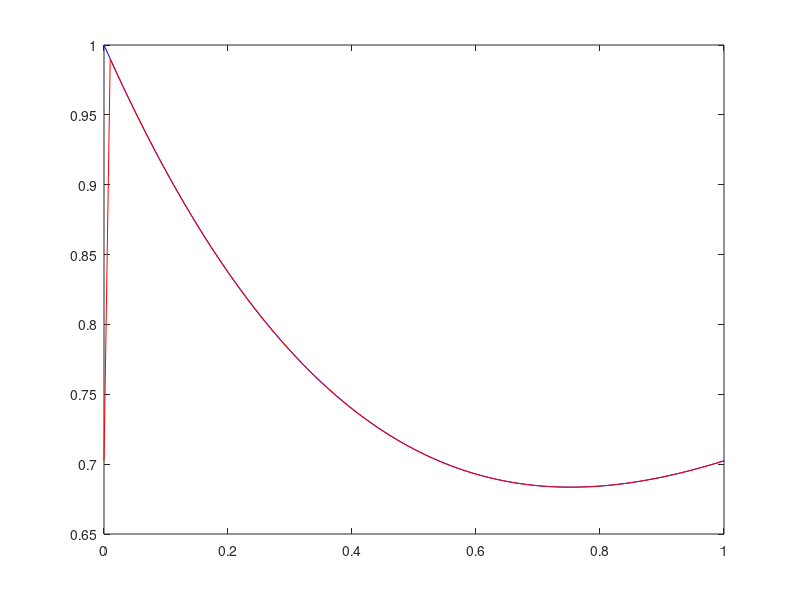

The MATLAB source for this figure:
function [  ] = a5q2_RK4()
%UNTITLED Summary of this function goes here
%   Detailed explanation goes here
t(1)=0;
x(1)=1;
h=0.01;
f=inline('sin(t)-y');
g=inline('(sin(t) - cos(t) + 3*(exp(-t)))/2');
for p= 2:2
    n(p)=10^p;
    for j= 1:n(p)
        K1=h*f(t(j),x(j));
        K2=h*f(t(j)+(h/2),x(j)+(K1/2));
        K3=h*f(t(j)+(h/2),x(j)+(K2/2));
        K4=h*f(t(j)+h,x(j)+K3);
        x(j+1)=x(j)+(K1+ 2*K2 + 2*K3 + K4)/6;
        t(j+1)=t(1)+j*h;
        z(j)=g(t(j));
        e(j)=z(j)-x(j);
    end
    z(n+1)=g(t(n(p)+1));
    e(n+1)=z(n(p)+1)-x(n(p)+1);
    err(p)=max(e);
end
plot(t,x,'b');
hold on;

plot(t,z,'r');
hold off;
%plot(n,err);
end